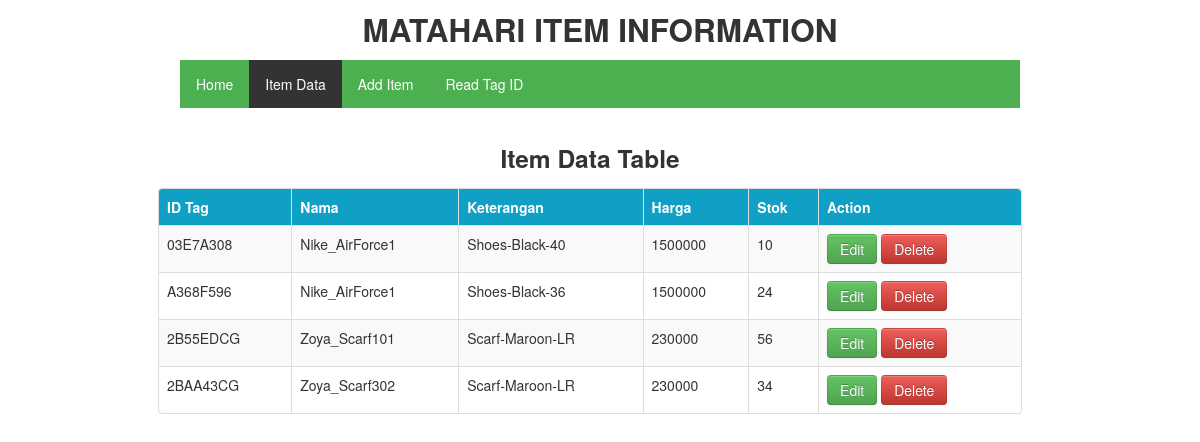
Page /item_data.php on the committed database.
### tables this page shows
CREATE TABLE `item_data_matahari` (
  `id_tag` varchar(100) NOT NULL,
  `nama` varchar(100) NOT NULL,
  `add_info` varchar(100) NOT NULL,
  `harga` integer NOT NULL,
  `stok` integer NOT NULL
);

### item_data.php (the view, shortened to what this page needs)
<!DOCTYPE html>
<html lang="en">
<html>
	<head>
		<link href="css/bootstrap.min.css" rel="stylesheet">
	</head>
	<body>
		<h2>MATAHARI ITEM INFORMATION</h2>
		<ul class="topnav">
			<li><a href="home.php">Home</a></li>
			<li><a class="active" href="item_data.php">Item Data</a></li>
			<li><a href="registration.php">Add Item</a></li>
			<li><a href="read tag.php">Read Tag ID</a></li>
		</ul>
		<br>
		<div class="container">
            <div class="row">
                <h3>Item Data Table</h3>
            </div>
            <div class="row">
                <table class="table table-striped table-bordered">
                  <thead>
                    <tr bgcolor="#10a0c5" color="#FFFFFF">
                      <th>ID Tag</th>
                      <th>Nama</th>
					  <th>Keterangan</th>
					  <th>Harga</th>
                      <th>Stok</th>
					  <th>Action</th>
                    </tr>
                  </thead>
                  <tbody>
                  <?php
                   $pdo = Database::connect();
                   $sql = 'SELECT * FROM item_data_matahari ORDER BY nama ASC';
                   foreach ($pdo->query($sql) as $row) {
                            echo '<tr>';
                            echo '<td>'. $row['id_tag'] . '</td>';
                            echo '<td>'. $row['nama'] . '</td>';
                            echo '<td>'. $row['add_info'] . '</td>';
							echo '<td>'. $row['harga'] . '</td>';
							echo '<td>'. $row['stok'] . '</td>';
							echo '<td><a class="btn btn-success" href="item data edit page.php?id='.$row['id_tag'].'">Edit</a>';
							echo '<a class="btn btn-danger" href="item data delete page.php?id='.$row['id_tag'].'">Delete</a>';
							echo '</td>';
                            echo '</tr>';
                   }
                  ?>
                  </tbody>
				</table>
			</div>
		</div>
	</body>
</html>

### item_data.php (style rules this page uses)
html { font-family: Arial; display: inline-block; margin: 0px auto; text-align: center; }
ul.topnav { list-style-type: none; margin: auto; padding: 0; overflow: hidden; background-color: #4CAF50; width: 70%; }
ul.topnav li { float: left; }
ul.topnav li a { display: block; color: white; text-align: center; padding: 14px 16px; text-decoration: none; }
ul.topnav li a.active { background-color: #333; }
.table { margin: auto; width: 90%; }
thead { color: #FFFFFF; }

### rows in the picture
item_data_matahari: id_tag "03E7A308", nama "Nike_AirForce1", add_info "Shoes-Black-40", harga "1500000", stok "10"
item_data_matahari: id_tag "A368F596", nama "Nike_AirForce1", add_info "Shoes-Black-36", harga "1500000", stok "24"
item_data_matahari: id_tag "2B55EDCG", nama "Zoya_Scarf101", add_info "Scarf-Maroon-LR", harga "230000", stok "56"
item_data_matahari: id_tag "2BAA43CG", nama "Zoya_Scarf302", add_info "Scarf-Maroon-LR", harga "230000", stok "34"
